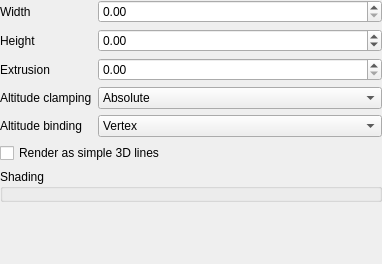
<?xml version="1.0" encoding="UTF-8"?>
<ui version="4.0">
 <class>Line3DSymbolWidget</class>
 <widget class="QWidget" name="Line3DSymbolWidget">
  <property name="geometry">
   <rect>
    <x>0</x>
    <y>0</y>
    <width>382</width>
    <height>264</height>
   </rect>
  </property>
  <property name="windowTitle">
   <string notr="true">Form</string>
  </property>
  <layout class="QVBoxLayout" name="verticalLayout">
   <property name="margin">
    <number>0</number>
   </property>
   <item>
    <layout class="QFormLayout" name="formLayout">
     <item row="1" column="0">
      <widget class="QLabel" name="labelHeight">
       <property name="text">
        <string>Height</string>
       </property>
      </widget>
     </item>
     <item row="1" column="1">
      <widget class="QgsDoubleSpinBox" name="spinHeight">
       <property name="minimum">
        <double>-99999.000000000000000</double>
       </property>
       <property name="maximum">
        <double>99999.000000000000000</double>
       </property>
      </widget>
     </item>
     <item row="2" column="0">
      <widget class="QLabel" name="labelExtrusion">
       <property name="text">
        <string>Extrusion</string>
       </property>
      </widget>
     </item>
     <item row="2" column="1">
      <widget class="QgsDoubleSpinBox" name="spinExtrusion">
       <property name="maximum">
        <double>99999.000000000000000</double>
       </property>
      </widget>
     </item>
     <item row="3" column="0">
      <widget class="QLabel" name="labelClamping">
       <property name="text">
        <string>Altitude clamping</string>
       </property>
      </widget>
     </item>
     <item row="3" column="1">
      <widget class="QComboBox" name="cboAltClamping">
       <item>
        <property name="text">
         <string>Absolute</string>
        </property>
       </item>
       <item>
        <property name="text">
         <string>Relative</string>
        </property>
       </item>
       <item>
        <property name="text">
         <string>Terrain</string>
        </property>
       </item>
      </widget>
     </item>
     <item row="4" column="0">
      <widget class="QLabel" name="labelBinding">
       <property name="text">
        <string>Altitude binding</string>
       </property>
      </widget>
     </item>
     <item row="4" column="1">
      <widget class="QComboBox" name="cboAltBinding">
       <item>
        <property name="text">
         <string>Vertex</string>
        </property>
       </item>
       <item>
        <property name="text">
         <string>Centroid</string>
        </property>
       </item>
      </widget>
     </item>
     <item row="0" column="0">
      <widget class="QLabel" name="labelWidth">
       <property name="text">
        <string>Width</string>
       </property>
      </widget>
     </item>
     <item row="0" column="1">
      <widget class="QgsDoubleSpinBox" name="spinWidth">
       <property name="maximum">
        <double>99999.000000000000000</double>
       </property>
      </widget>
     </item>
    </layout>
   </item>
   <item>
    <widget class="QCheckBox" name="chkSimpleLines">
     <property name="text">
      <string>Render as simple 3D lines</string>
     </property>
    </widget>
   </item>
   <item>
    <widget class="QgsCollapsibleGroupBox" name="groupShading">
     <property name="title">
      <string>Shading</string>
     </property>
     <layout class="QGridLayout" name="gridLayout">
      <property name="margin">
       <number>0</number>
      </property>
      <item row="3" column="0" colspan="2">
       <widget class="QgsMaterialWidget" name="widgetMaterial" native="true">
        <property name="minimumSize">
         <size>
          <width>10</width>
          <height>10</height>
         </size>
        </property>
       </widget>
      </item>
     </layout>
    </widget>
   </item>
   <item>
    <spacer name="verticalSpacer">
     <property name="orientation">
      <enum>Qt::Vertical</enum>
     </property>
     <property name="sizeHint" stdset="0">
      <size>
       <width>20</width>
       <height>40</height>
      </size>
     </property>
    </spacer>
   </item>
  </layout>
 </widget>
 <customwidgets>
  <customwidget>
   <class>QgsMaterialWidget</class>
   <extends>QWidget</extends>
   <header>qgsmaterialwidget.h</header>
   <container>1</container>
  </customwidget>
  <customwidget>
   <class>QgsDoubleSpinBox</class>
   <extends>QDoubleSpinBox</extends>
   <header>qgsdoublespinbox.h</header>
  </customwidget>
  <customwidget>
   <class>QgsCollapsibleGroupBox</class>
   <extends>QGroupBox</extends>
   <header>qgscollapsiblegroupbox.h</header>
   <container>1</container>
  </customwidget>
 </customwidgets>
 <tabstops>
  <tabstop>spinWidth</tabstop>
  <tabstop>spinHeight</tabstop>
  <tabstop>spinExtrusion</tabstop>
  <tabstop>cboAltClamping</tabstop>
  <tabstop>cboAltBinding</tabstop>
 </tabstops>
 <resources/>
 <connections/>
</ui>
